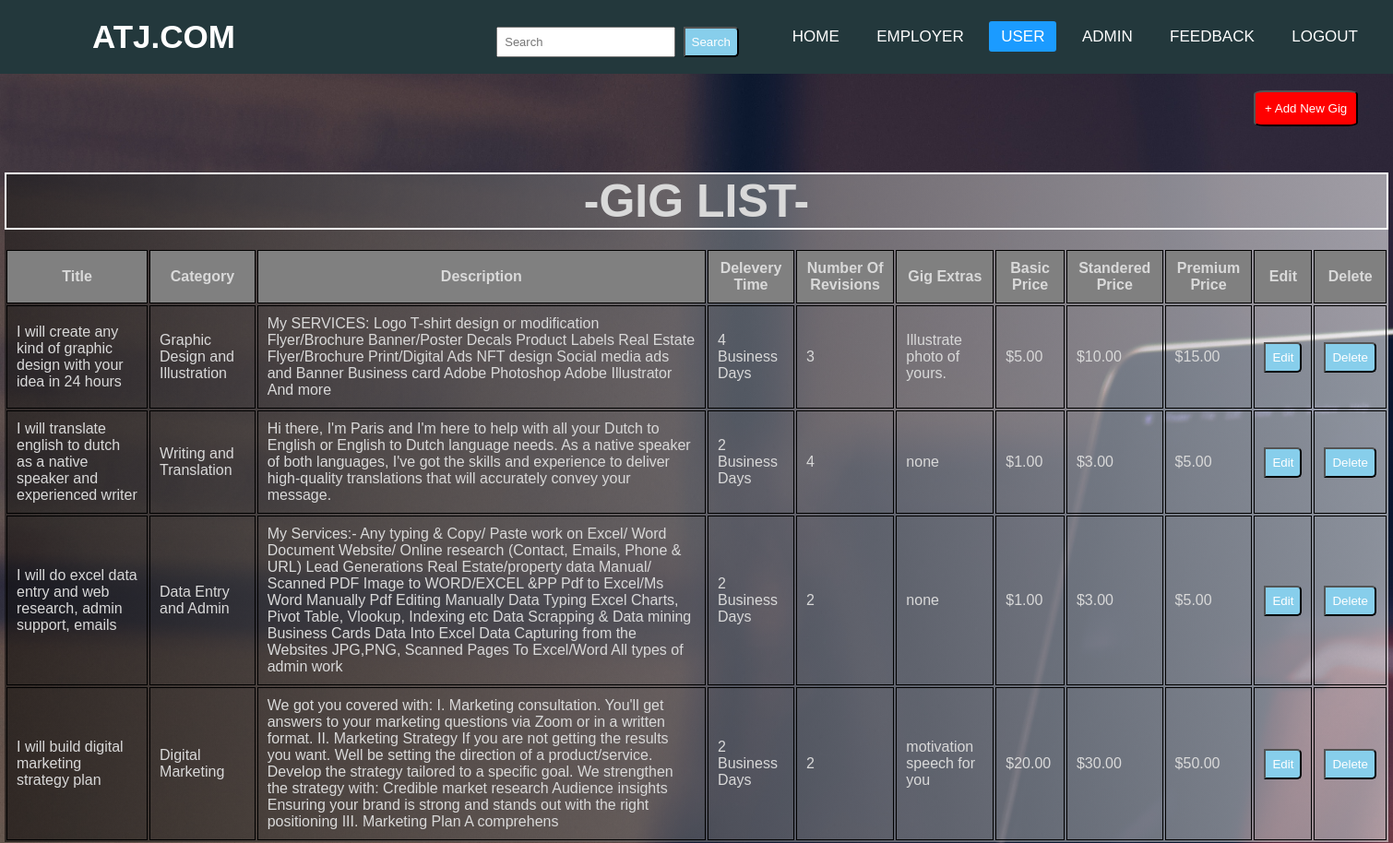
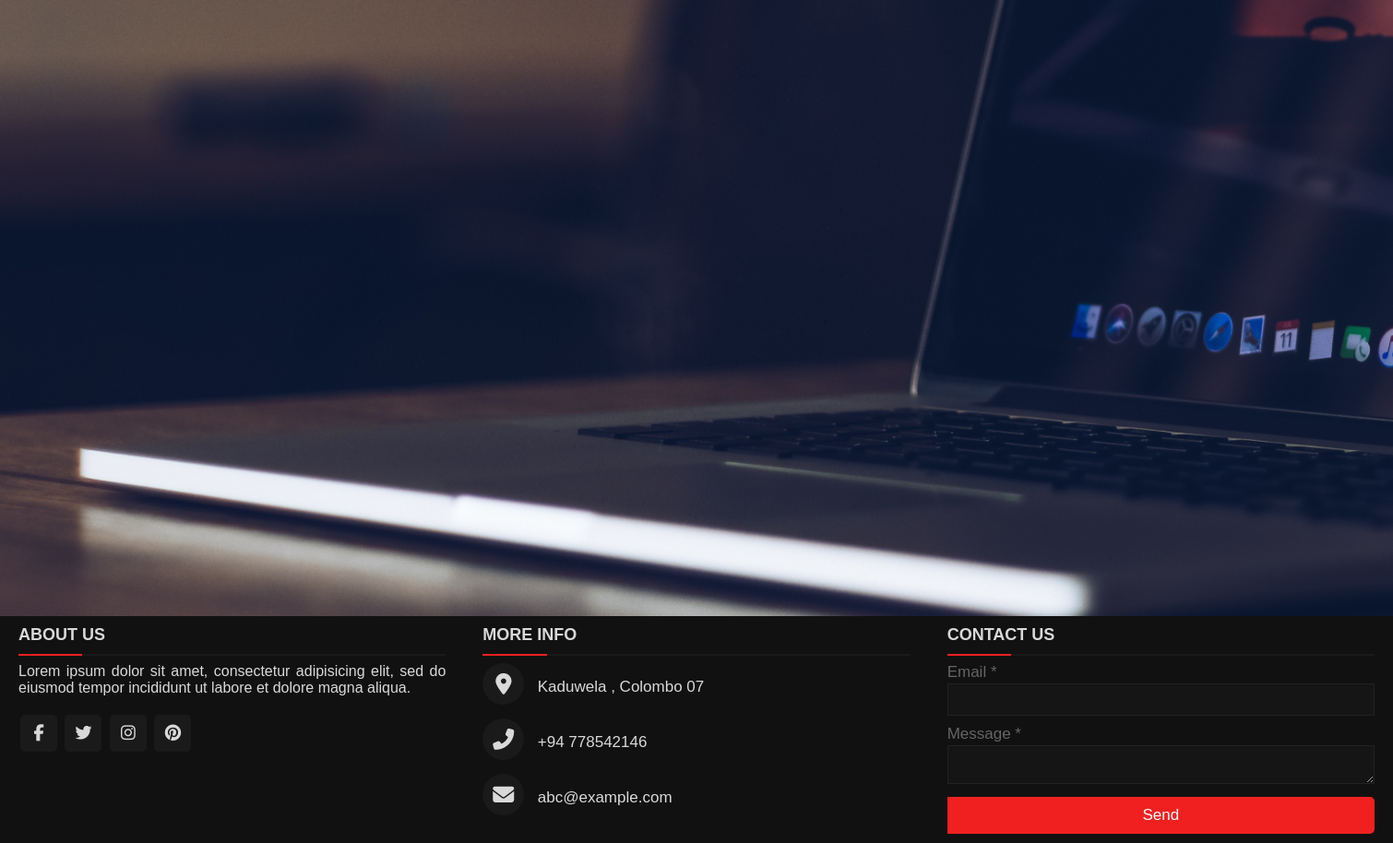
The app's page /giglist.php with its own data (2 pictures, top to bottom).
### tables this page shows
CREATE TABLE `creat_a_gig` (
  `id` int(3) NOT NULL,
  `title` varchar(100) NOT NULL,
  `category` varchar(35) NOT NULL,
  `description` varchar(500) NOT NULL,
  `delivery_time` varchar(15) NOT NULL,
  `number_of_revisions` int(5) NOT NULL,
  `tags` varchar(100) NOT NULL,
  `gig_extras` varchar(50) NOT NULL,
  `basic_price` varchar(10) NOT NULL,
  `standered_price` varchar(10) NOT NULL,
  `premium_price` varchar(10) NOT NULL,
  `is_deleted` int(5) NOT NULL
);

### giglist.php (the view, shortened to what this page needs)
<?php require_once('inc/connection.php'); ?>
<?php
  $gig_list = "";
    $query = "SELECT * FROM creat_a_gig WHERE is_deleted = 0 ORDER BY id";
    $gigs  = mysqli_query($conn, $query);
    if($gigs)
    {
      while ($gig = mysqli_fetch_assoc($gigs))
      {
        $gig_list .=  "<tr>";
        $gig_list .=  "<td>{$gig['title']}</td>";
        $gig_list .=  "<td>{$gig['category']}</td>";
        $gig_list .=  "<td>{$gig['description']}</td>";
        $gig_list .=  "<td>{$gig['delivery_time']}</td>";
        $gig_list .=  "<td>{$gig['number_of_revisions']}</td>";
        $gig_list .=  "<td>{$gig['gig_extras']}</td>";
        $gig_list .=  "<td>{$gig['basic_price']}</td>";
        $gig_list .=  "<td>{$gig['standered_price']}</td>";
        $gig_list .=  "<td>{$gig['premium_price']}</td>";
        $gig_list .=  "<td><a href=\"update.php?gig_id={$gig['id']}\"><button>Edit</button></a></td>";
        $gig_list .=  "<td><a href=\"delete.php?gig_id={$gig['id']}\"><button>Delete</button></a></td>";
        $gig_list .=  "</td>";
      }
    }
    else
    {
      echo "database query failed";
    }
?>
<!DOCTYPE html>
<html lang="en" dir="ltr">
  <head>
    <link rel="stylesheet" type="text/css" href="style/giglist.css">
    <scrip src="https://kit.fontawesome.com/59873e9268.js"></script>
  </head>
  <body>
    <nav>
      <label class="logo">ATJ.COM</label>
      <ul>
        <li><a id="navbutton" href="#">Home</a></li>
        <li><a id="navbutton" href="#Employer">Employer</a></li>
        <li><a id="navbutton" class="active" href="jobseekerprofile.php">User</a></li>
        <li><a id="navbutton" href="#Admin">Admin</a></li>
        <li><a id="navbutton" href="#Feedback">Feedback</a></li>
        <li><a id="navbutton" href="#Login">Logout</a></li>
      </ul>
      <form class="search-form">
  <input type="text" placeholder ="Search">
  <button>Search</button>
</form>
</nav>
   <br>
<section>
<a href=creatgig.php><button type="button" class="addnewgig" >+ Add New Gig</button> </a>
<main>
  <h1>-GIG LIST-</h1>
<table class="gigtable" >
  <tr>
    <th>Title</th>
    <th>Category</th>
    <th>Description</th>
    <th>Delevery Time</th>
    <th>Number Of Revisions</th>
    <th>Gig Extras</th>
    <th>Basic Price</th>
    <th>Standered Price</th>
    <th>Premium Price</th>
    <th>Edit</th>
    <th>Delete</th>
  </tr>
      <?php echo $gig_list; ?>
</table>
</main>
</section>
	<br><br><br>
    <footer>
      <div class="main-content">
        <div class="left box">
          <h2>About us</h2>
          <div class="content">
            <p>Lorem ipsum dolor sit amet, consectetur adipisicing elit, sed do eiusmod
            tempor incididunt ut labore et dolore magna aliqua. </p>
            <div class="social">
              <a href="#"><span class="fab fa-facebook-f"></span></a>
              <a href="#"><span class="fab fa-twitter"></span></a>
              <a href="#"><span class="fab fa-instagram"></span></a>
              <a href="#"><span class="fab fa-pinterest"></span></a>
            </div>
          </div>
        </div>
        <div class="center box">
          <h2>More info</h2>
          <div class="content">
            <div class="place">
              <span class="fas fa-map-marker-alt"></span>
              <span class="text">Kaduwela , Colombo 07</span>
            </div>
            <div class="phone">
              <span class="fas fa-phone-alt"></span>
              <span class="text">+94 778542146</span>
            </div>
            <div class="email">
              <span class="fas fa-envelope"></span>
              <span class="text">abc@example.com</span>
            </div>
          </div>
        </div>
        <div class="right box">
          <h2>Contact us</h2>
          <div class="content">
            <form action="#">
              <div class="email">
                <div class="text">Email *</div>
                <input type="email" required>
              </div>
              <div class="msg">
                <div class="text">Message *</div>
                <textarea rows="2" cols="25" required></textarea>
              </div>
              <div class="btn">
                <button type="submit">Send</button>
              </div>
            </form>
          </div>
        </div>
      </div>
    </footer>
  </body>
</html>

### style/giglist.css (style rules this page uses)
* { padding: 0; margin: 0; text-decoration: none; list-style: none; box-sizing: border-box; }
body { font-family: montserrat; }
nav { background: #23383C; height: 80px; width: 100%; }
label.logo { color: white; font-size: 35px; line-height: 80px; padding: 0 100px; font-weight: bold; }
form.search-form { font-size: 30px; color: white; float: right; line-height: 80px; margin-right: 40px; cursor: pointer; }
button { background: skyblue; float: none; color: white; border-radius: 0 5px 5px 0; cursor: pointer; position: right; padding: 7px; font-family: sans-serif; }
input { padding: 7px; border-style: circle; font-size: 13px; font-family: sans-serif; }
nav ul { float: right; margin-right: 20px; }
nav ul li { display: inline-block; line-height: 80px; margin: 0 5px; }
nav ul li a { color: white; font-size: 17px; padding: 7px 13px; border-radius: 3px; text-transform: uppercase; }
#navbutton.active,#navbutton:hover { background: #1b9bff; transition: .5s; }
section { height: 100%; height: calc(180vh - 10px); }
body { background: url(../images/B2.jpg) no-repeat; background-size: cover; }
.addnewgig { margin-left: 90%; margin-bottom: 20px; color: white; background-color: red; border-radius: 10%; padding: 10px; }
main { width: 1500px; margin: 30px auto; background: linear-gradient(80deg, #00000089, #ffffff8d); }
h1 { margin-bottom: 20px; font-size: 50px; text-align: center; border: 2px solid #ffffff; }
table.gigtable { width: 100%; }
table.gigtable th { background: gray; }
table.gigtable th, table.gigtable td { padding: 10px; border: 1px solid black; }
* { margin: 0; padding: 0; color: #d9d9d9; box-sizing: border-box; font-family: 'Poppins', sans-serif; }
footer { position: unset; bottom: 100%; width: 100%; background: #111; }
.main-content { display: flex; }
.main-content .box { flex-basis: 50%; padding: 10px 20px; }
.box h2 { font-size: 1.125rem; font-weight: 600; text-transform: uppercase; }
.box .content { margin: 20px 0 0 0; position: relative; }
.box .content:before { position: absolute; content: ''; top: -10px; height: 2px; width: 100%; background: #1a1a1a; }
.box .content:after { position: absolute; content: ''; height: 2px; width: 15%; background: #f12020; top: -10px; }
.left .content p { text-align: justify; }
.left .content .social { margin: 20px 0 0 0; }
.left .content .social a { padding: 0 2px; }
.left .content .social a span { height: 40px; width: 40px; background: #1a1a1a; line-height: 40px; text-align: center; font-size: 18px; border-radius: 5px; transition: 0.3s; }
.center .content .fas { font-size: 1.4375rem; background: #1a1a1a; height: 45px; width: 45px; line-height: 45px; text-align: center; border-radius: 50%; transition: 0.3s; cursor: pointer; }
.center .content .text { font-size: 1.0625rem; font-weight: 500; padding-left: 10px; }
.center .content .phone { margin: 15px 0; }
.right form .text { font-size: 1.0625rem; margin-bottom: 2px; color: #656565; }
.right form .msg { margin-top: 10px; }
.right form input, .right form textarea { width: 100%; font-size: 1.0625rem; background: #151515; padding-left: 10px; border: 1px solid #222222; }
.right form input { height: 35px; }
.right form .btn { margin-top: 10px; }
.right form .btn button { height: 40px; width: 100%; border: none; outline: none; background: #f12020; font-size: 1.0625rem; font-weight: 500; cursor: pointer; transition: .3s; }

### records on screen
creat_a_gig: title "I will create any kind of graphic design with your idea in 24 hours", category "Graphic Design and Illustration", description "My SERVICES: Logo T-shirt design or modification Flyer/Brochure Banner/Poster Decals Product Labels Real Estate Flyer/Brochure Print/Digital Ads NFT design Social media ads and Banner Business card Adobe Photoshop Adobe Illustrator And more", delivery_time "4 Business Days", number_of_revisions "3", gig_extras "Illustrate photo of yours.", basic_price "$5.00", standered_price "$10.00", premium_price "$15.00"
creat_a_gig: title "I will translate english to dutch as a native speaker and experienced writer", category "Writing and Translation", description "Hi there, I'm Paris and I'm here to help with all your Dutch to English or English to Dutch language needs. As a native speaker of both languages, I've got the skills and experience to deliver high-quality translations that will accurately convey your message.", delivery_time "2 Business Days", number_of_revisions "4", gig_extras "none", basic_price "$1.00", standered_price "$3.00", premium_price "$5.00"
creat_a_gig: title "I will do excel data entry and web research, admin support, emails", category "Data Entry and Admin", description "My Services:- Any typing & Copy/ Paste work on Excel/ Word Document Website/ Online research (Contact, Emails, Phone & URL) Lead Generations Real Estate/property data Manual/ Scanned PDF Image to WORD/EXCEL &PP Pdf to Excel/Ms Word Manually Pdf Editing Manually Data Typing Excel Charts, Pivot Table, Vlookup, Indexing etc Data Scrapping & Data mining Business Cards Data Into Excel Data Capturing from the Websites JPG,PNG, Scanned Pages To Excel/Word All types of admin work", delivery_time "2 Business Days", number_of_revisions "2", gig_extras "none", basic_price "$1.00", standered_price "$3.00", premium_price "$5.00"
creat_a_gig: title "I will build digital marketing strategy plan", category "Digital Marketing", description "We got you covered with: I. Marketing consultation. You'll get answers to your marketing questions via Zoom or in a written format. II. Marketing Strategy If you are not getting the results you want. Well be setting the direction of a product/service. Develop the strategy tailored to a specific goal. We strengthen the strategy with: Credible market research Audience insights Ensuring your brand is strong and stands out with the right positioning III. Marketing Plan A comprehens", delivery_time "2 Business Days", number_of_revisions "2", gig_extras "motivation speech for you", basic_price "$20.00", standered_price "$30.00", premium_price "$50.00"
